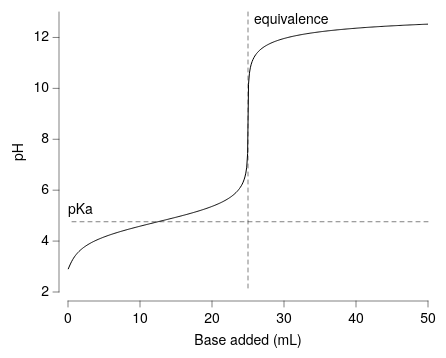

Here is the Vega-Lite specification saved for this chart:
### Vega-Lite specification from a JSON file in a GitHub repository (floating-point values rounded to 4 significant figures; data arrays with more than 128 entries replaced by an {"elided": "..."} marker saying what was removed)
{"background": null, "config": {"arc": {"fill": "#DBDBDB", "fillOpacity": 1.0, "innerRadius": 35.0, "padAngle": 0.03, "stroke": "black", "strokeOpacity": 1, "strokeWidth": 0.25}, "area": {"fill": "#DBDBDB", "fillOpacity": 1.0, "stroke": "black", "strokeOpacity": 1, "strokeWidth": 0.25}, "axis": {"domain": true, "domainCap": "round", "domainColor": "black", "domainWidth": 0.25, "grid": false, "gridCap": "round", "gridColor": "#F1F1F1", "gridDash": [0, 0], "gridOpacity": 1.0, "gridWidth": 0.25, "labelColor": "black", "labelFont": "Helvetica Neue, HelveticaNeue, Helvetica, Arial, sans-serif", "labelFontSize": 7, "labelFontStyle": "normal", "labelFontWeight": 400, "offset": 4.5, "ticks": true, "tickCap": "round", "tickColor": "black", "tickRound": false, "tickSize": 3, "tickWidth": 0.25, "titleColor": "black", "titleFont": "Helvetica Neue, HelveticaNeue, Helvetica, Arial, sans-serif", "titleFontSize": 7, "titleFontStyle": "normal", "titleFontWeight": 400}, "axisX": {"domain": true, "labelAlign": "center", "labelAngle": 0, "labels": true, "ticks": true, "translate": 0}, "axisY": {"domain": true, "labelAlign": "right", "labelAngle": 0, "labels": true, "ticks": true, "translate": 0}, "axisRight": {"domain": true, "labelAlign": "left", "labelAngle": 0, "labels": true, "ticks": true, "translate": 0}, "axisTop": {"domain": true, "labelAlign": "center", "labelAngle": 0, "labels": true, "ticks": true, "translate": 0}, "axisBand": {"tickOffset": 0}, "bar": {"fill": "#DBDBDB", "fillOpacity": 1.0, "stroke": "black", "strokeOpacity": 1, "strokeWidth": 0.25}, "boxplot": {"size": 12.6, "ticks": {"cornerRadius": 0.25, "fill": "black", "opacity": 1, "size": 6.3, "thickness": 0.25}, "box": {"fillOpacity": 1.0, "stroke": "black", "strokeOpacity": 1, "strokeWidth": 0.25}, "median": {"cornerRadius": 0, "fill": "black", "fillOpacity": 1.0, "opacity": 1, "size": 12.6, "thickness": 0.25}, "rule": {"fill": "black", "fillOpacity": 1.0, "size": 14.0, "stroke": "black", "strokeDash": [0, 0], "strokeOpacity": 1, "strokeWidth": 0.25}, "outliers": {"color": "black", "fill": "black", "fillOpacity": 1.0, "size": 0, "stroke": "black", "strokeOpacity": 1, "strokeWidth": 0.25}}, "circle": {"fill": "black", "fillOpacity": 1.0, "size": 1.75, "stroke": null, "strokeOpacity": 1, "strokeWidth": 0.25}, "errorband": {"band": {"fillOpacity": 0.6, "stroke": null, "strokeWidth": 0.25, "strokeOpacity": 1}, "borders": {"opacity": 0, "strokeOpacity": 0.25, "strokeWidth": 1}}, "errorbar": {"opacity": 1, "rule": {"strokeDash": [0, 0], "strokeWidth": 0.25}, "ticks": {"color": "black", "cornerRadius": 0.125, "opacity": 1, "size": 8.4, "thickness": 0.25}, "thickness": 0.25}, "font": "Helvetica Neue, HelveticaNeue, Helvetica, Arial, sans-serif", "geoshape": {"fill": "#DBDBDB", "fillOpacity": 1.0, "stroke": "black", "strokeOpacity": 1, "strokeWidth": 0.25}, "header": {"labelColor": "black", "labelFont": "Helvetica Neue, HelveticaNeue, Helvetica, Arial, sans-serif", "labelFontSize": 7, "labelFontStyle": "normal", "labelFontWeight": 400, "titleColor": "black", "titleFont": "Helvetica Neue, HelveticaNeue, Helvetica, Arial, sans-serif", "titleFontSize": 7, "titleFontStyle": "normal", "titleFontWeight": 400, "titlePadding": 0}, "legend": {"disable": false, "offset": 4.5, "titlePadding": 4, "labelOffset": 2, "gradientLabelOffset": 2, "gradientLength": 70.0, "gradientThickness": 7.0, "gradientOpacity": 1.0, "gradientStrokeColor": "black", "gradientStrokeWidth": 0.25, "labelColor": "black", "labelFont": "Helvetica Neue, HelveticaNeue, Helvetica, Arial, sans-serif", "labelFontSize": 7, "labelFontStyle": "normal", "labelFontWeight": 400, "strokeColor": "black", "strokeWidth": 0, "symbolSize": 42, "symbolStrokeColor": "black", "symbolStrokeWidth": 0.25, "titleColor": "black", "titleFont": "Helvetica Neue, HelveticaNeue, Helvetica, Arial, sans-serif", "titleFontSize": 7, "titleFontStyle": "normal", "titleFontWeight": 400}, "line": {"color": "black", "stroke": "black", "strokeCap": "butt", "strokeDash": [0, 0], "strokeOpacity": 1, "strokeWidth": 0.5}, "point": {"filled": true, "fill": "#DBDBDB", "fillOpacity": 1.0, "size": 7.0, "stroke": "black", "strokeOpacity": 1, "strokeWidth": 0.25}, "range": {"category": ["#B2B2B2", "#636363", "#4A7CD3", "#008542", "#382864", "#509F98", "#284F93", "#005226", "#A398D6", "#173633"], "diverging": {"scheme": ["#443E60", "#5F597E", "#7C759B", "#9994B6", "#B7B4CC", "#D6D5DC", "#F6F6F6", "#D1DAD9", "#A4C2BF", "#7AA9A4", "#578E89", "#37736E", "#1B5954"]}, "heatmap": {"scheme": ["#32022B", "#43044D", "#4C196E", "#4D338C", "#484DA6", "#3A68BB", "#1D83CA", "#1D9CCB", "#23B5C9", "#28CDC5", "#4DE0B4", "#91EE9F"]}, "ordinal": {"scheme": ["#F1F1F1", "#DBDBDB", "#C6C6C6", "#B2B2B2", "#9D9D9D", "#898989", "#767676", "#636363", "#515151", "#404040", "#2F2F2F", "#1F1F1F"]}, "ramp": {"scheme": ["#32022B", "#43044D", "#4C196E", "#4D338C", "#484DA6", "#3A68BB", "#1D83CA", "#1D9CCB", "#23B5C9", "#28CDC5", "#4DE0B4", "#91EE9F"]}}, "rule": {"color": "black", "stroke": "black", "strokeCap": "round", "strokeDash": [2, 2], "strokeOpacity": 1, "strokeWidth": 0.25}, "scale": {"bandPaddingInner": 0.1, "bandPaddingOuter": 0.1, "round": false}, "rect": {"fill": "#DBDBDB", "fillOpacity": 1.0, "stroke": "black", "strokeOpacity": 1, "strokeWidth": 0.25}, "square": {"fill": "#DBDBDB", "fillOpacity": 1.0, "size": 14.0, "stroke": "black", "strokeOpacity": 1, "strokeWidth": 0.25}, "text": {"color": "black", "font": "Helvetica Neue, HelveticaNeue, Helvetica, Arial, sans-serif", "fontSize": 7, "fontStyle": "normal", "fontWeight": 400}, "tick": {"color": "black", "cornerRadius": 0.125, "opacity": 1.0, "size": 12.6, "thickness": 0.25}, "title": {"anchor": "middle", "frame": "group", "color": "black", "font": "Helvetica Neue, HelveticaNeue, Helvetica, Arial, sans-serif", "fontSize": 7, "fontStyle": "normal", "fontWeight": 400, "subtitleColor": "black", "subtitleFont": "Helvetica Neue, HelveticaNeue, Helvetica, Arial, sans-serif", "subtitleFontSize": "Helvetica Neue, HelveticaNeue, Helvetica, Arial, sans-serif", "subtitleFontStyle": "normal", "subtitleFontWeight": 400}, "trail": {"color": "black", "opacity": 1, "size": 0.5}, "view": {"continuousWidth": 180, "continuousHeight": 140, "discreteWidth": 180, "discreteHeight": 140, "fill": null, "stroke": null, "strokeWidth": 0.25}}, "layer": [{"data": {"name": "data-9166425d4191514ae115a8b70e47660b"}, "mark": {"type": "line"}, "encoding": {"x": {"field": "Vb", "scale": {"domain": [0, 50], "nice": false}, "title": "Base added (mL)", "type": "quantitative"}, "y": {"field": "pH", "scale": {"domain": [2, 13], "nice": false}, "title": "pH", "type": "quantitative"}}}, {"layer": [{"data": {"values": [{"__dysonsphere__": 1}]}, "mark": {"type": "rule", "opacity": 1.0}, "encoding": {"x": {"datum": 25.0}}}, {"data": {"values": [{"__dysonsphere__": 1}]}, "mark": {"type": "text", "align": "left", "baseline": "top", "dx": 3, "dy": 0, "fontSize": 7}, "encoding": {"text": {"value": "equivalence"}, "x": {"datum": 25.0}, "y": {"value": 0}}}]}, {"layer": [{"data": {"values": [{"__dysonsphere__": 1}]}, "mark": {"type": "rule", "opacity": 1.0, "strokeDash": [2, 2]}, "encoding": {"y": {"datum": 4.76}}}, {"data": {"values": [{"__dysonsphere__": 1}]}, "mark": {"type": "text", "align": "left", "baseline": "bottom", "dx": 0, "dy": -3, "fontSize": 7}, "encoding": {"text": {"value": "pKa"}, "x": {"value": 0}, "y": {"datum": 4.76}}}]}], "$schema": "https://vega.github.io/schema/vega-lite/v6.4.1.json", "datasets": {"data-9166425d4191514ae115a8b70e47660b": {"elided": "400 records"}}}
